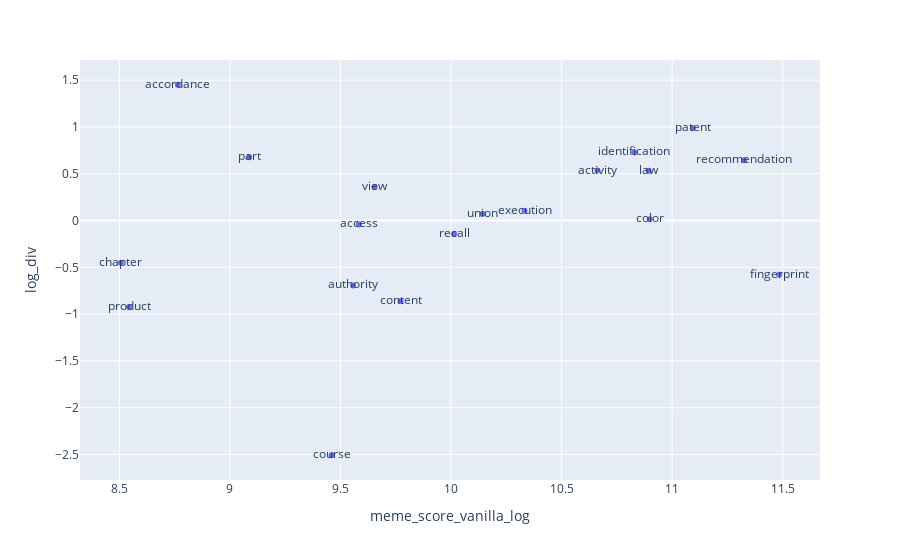

Notebook code for this chart:
### Code cell
fig = px.scatter(chosen_clusters_ai_act, y='log_div', x='meme_score_vanilla_log',text="most_common")
fig.show()

### Figure 1 — Plotly figure (JSON) as saved in the notebook; plotly's stock layout.template omitted (floating-point values rounded to 4 significant figures)
{"data": [{"hovertemplate": "meme_score_vanilla_log=%{x}<br>log_div=%{y}<br>most_common=%{text}<extra></extra>", "legendgroup": "", "marker": {"color": "#636efa", "symbol": "circle"}, "mode": "markers+text", "name": "", "orientation": "v", "showlegend": false, "text": ["access", "content", "patent", "recall", "part", "execution", "fingerprint", "activity", "chapter", "recommendation", "authority", "product", "identification", "course", "color", "law", "accordance", "union", "view"], "x": [9.583, 9.771, 11.09, 10.01, 9.087, 10.33, 11.48, 10.66, 8.506, 11.33, 9.556, 8.543, 10.83, 9.46, 10.9, 10.89, 8.764, 10.14, 9.654], "xaxis": "x", "y": [-0.04205, -0.8621, 0.9853, -0.1428, 0.6773, 0.104, -0.5781, 0.5334, -0.4524, 0.6453, -0.6931, -0.9242, 0.7281, -2.508, 0.01279, 0.5315, 1.451, 0.07145, 0.3593], "yaxis": "y", "type": "scatter"}], "layout": {"xaxis": {"anchor": "y", "domain": [0.0, 1.0], "title": {"text": "meme_score_vanilla_log"}}, "yaxis": {"anchor": "x", "domain": [0.0, 1.0], "title": {"text": "log_div"}}, "legend": {"tracegroupgap": 0}, "margin": {"t": 60}}}
